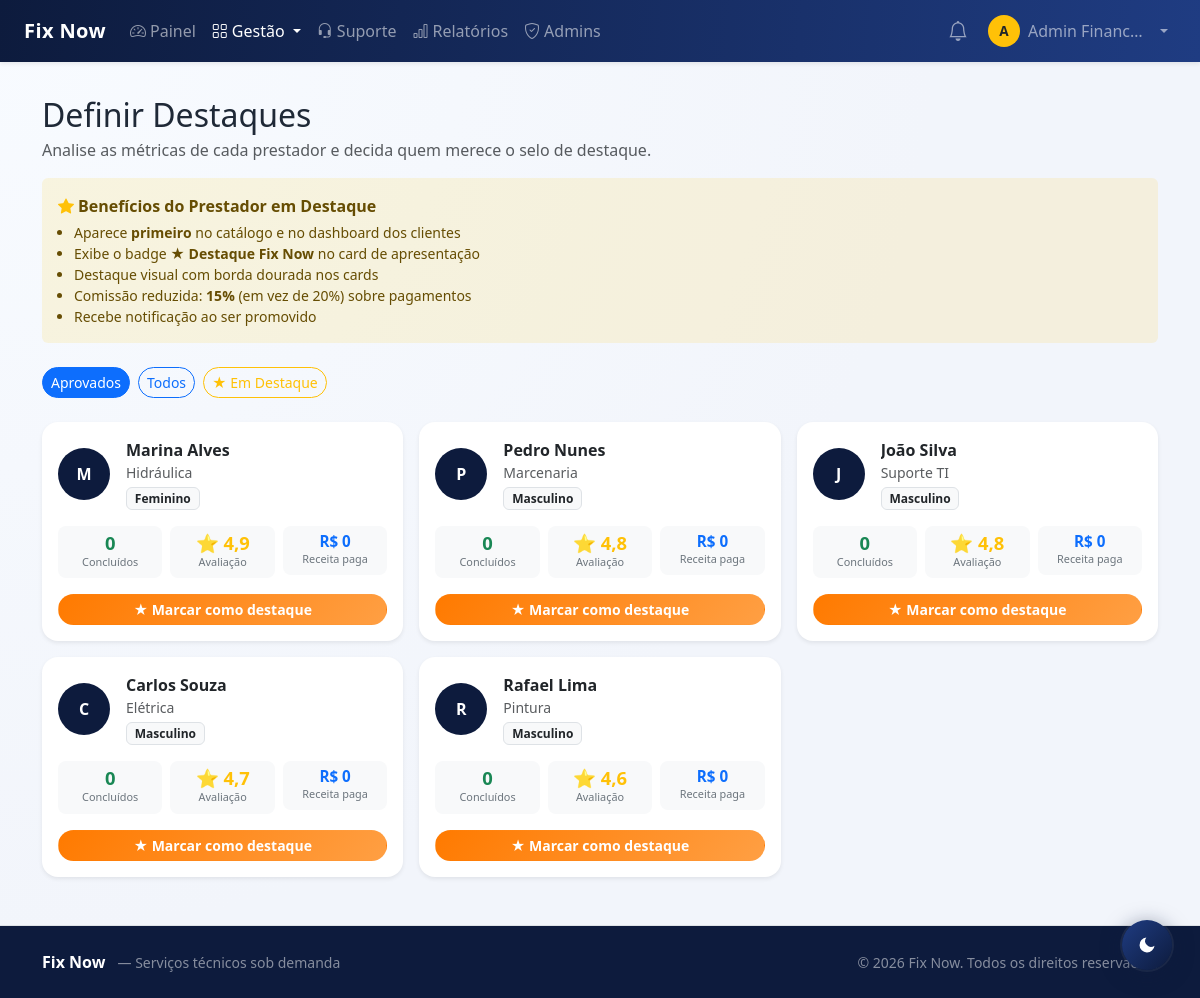
The app's page /view/admin/destaques.php (signed in), older data.
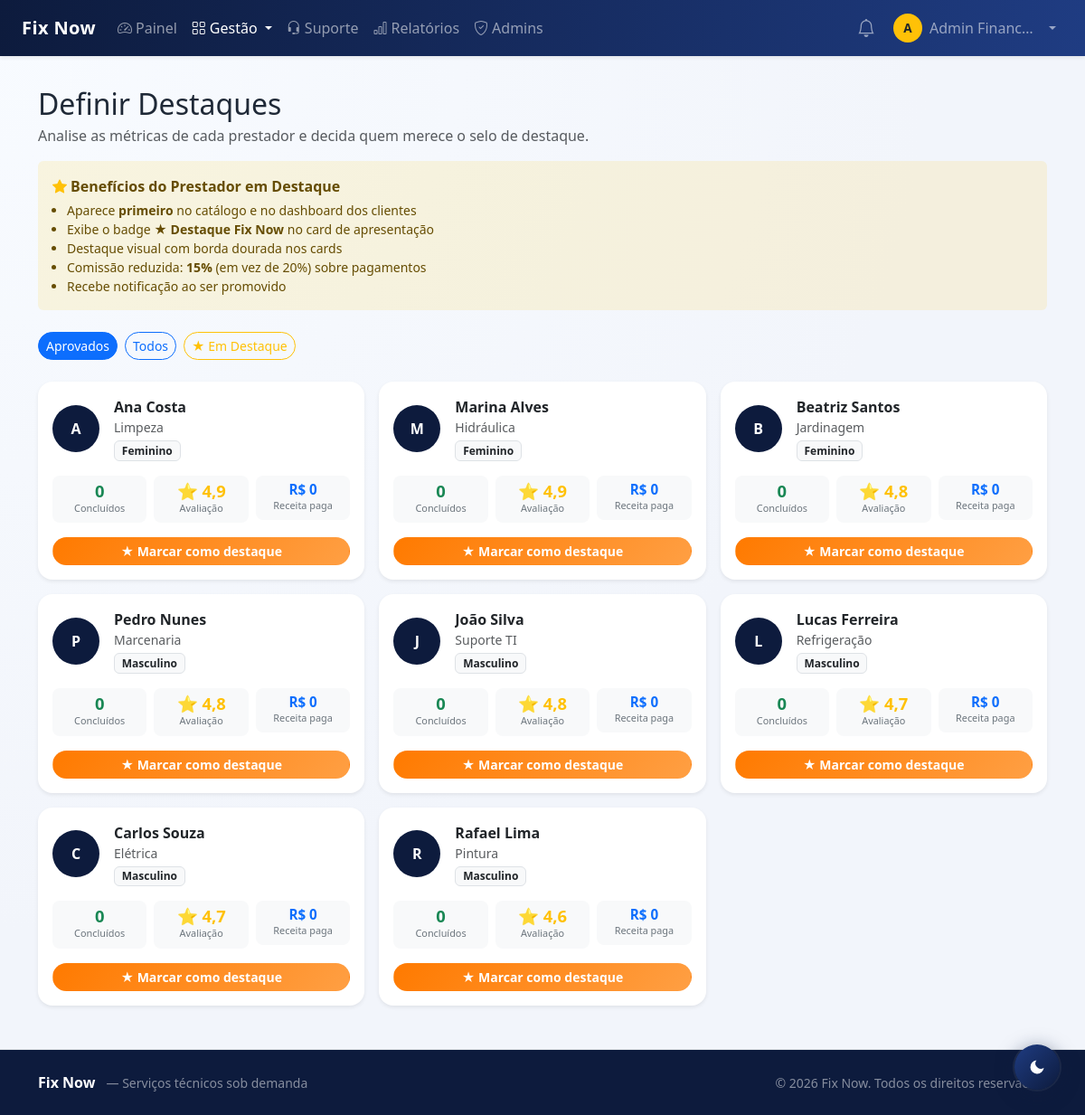
The same page, newer data.
### tables this page shows
CREATE TABLE IF NOT EXISTS tecnico (
  id               INT AUTO_INCREMENT PRIMARY KEY,
  nome             VARCHAR(120) NOT NULL,
  email            VARCHAR(150) NULL UNIQUE,
  senha            VARCHAR(255) NULL,
  cpf              CHAR(11) NULL UNIQUE,
  especialidade    VARCHAR(100) NULL DEFAULT NULL,
  telefone         VARCHAR(20) NOT NULL,
  genero           ENUM('Feminino','Masculino','Outro') NOT NULL DEFAULT 'Masculino',
  foto_perfil      VARCHAR(255) NOT NULL,
  documento_path   VARCHAR(255) NULL,
  avaliacao_media  DECIMAL(3,2) DEFAULT 0.00,
  ativo            TINYINT(1) NOT NULL DEFAULT 1,
  status_cadastro  ENUM('Pendente','Aprovado','Recusado') NOT NULL DEFAULT 'Aprovado',
  destaque         TINYINT(1) NOT NULL DEFAULT 0,
  criado_em        TIMESTAMP DEFAULT CURRENT_TIMESTAMP
);

### view/admin/destaques.php (the view, shortened to what the changed rows need)
<?php
require_once __DIR__ . '/_navbar.php';
$filtro = $_GET['filtro'] ?? 'aprovados';
$where  = $filtro === 'destaque'  ? "AND t.destaque = 1"
        : ($filtro === 'todos'    ? '' : "AND t.ativo = 1 AND t.status_cadastro = 'Aprovado'");
$tecnicos = $pdo->query("
    SELECT t.id, t.nome, t.email, t.especialidade, t.avaliacao_media,
           t.ativo, t.status_cadastro, t.destaque, t.foto_perfil, t.genero,
           COUNT(DISTINCT CASE WHEN c.status = 'Concluido' THEN c.id END) AS total_concluidos,
           COUNT(DISTINCT c.id)                                             AS total_chamados,
           COALESCE(SUM(CASE WHEN p.status = 'Pago' THEN p.valor ELSE 0 END), 0) AS receita_total
    FROM tecnico t
    LEFT JOIN chamado c   ON c.tecnico_id = t.id
    LEFT JOIN pagamento p ON p.chamado_id = c.id
    WHERE t.status_cadastro = 'Aprovado' $where
    GROUP BY t.id
    ORDER BY t.destaque DESC, receita_total DESC, total_concluidos DESC, t.avaliacao_media DESC
")->fetchAll();
?>
<!DOCTYPE html>
<html lang="pt-BR">
<head>
  <link href="https://cdn.jsdelivr.net/npm/bootstrap@5.3.3/dist/css/bootstrap.min.css" rel="stylesheet">
  <link href="../../assets/css/style.css" rel="stylesheet">
</head>
<body>
<main class="container py-5 mt-5">
  <h2 class="mb-1">Definir Destaques</h2>
  <?php if (!$tecnicos): ?>
    <div class="alert alert-info">Nenhum prestador encontrado.</div>
  <?php else: ?>
    <div class="row g-3">
      <?php foreach ($tecnicos as $t):
        $isDestaque = (bool)$t['destaque'];
        $concluidos = (int)$t['total_concluidos'];
        $receita    = (float)$t['receita_total'];
        $media      = (float)$t['avaliacao_media'];
      ?>
      <div class="col-md-6 col-lg-4">
        <div class="card border-0 h-100 <?= $isDestaque ? 'card-destaque' : 'shadow-sm' ?>">
          <div class="card-body d-flex flex-column gap-3">
            <div class="d-flex align-items-center gap-3">
              <?php
                $fotoPath = __DIR__ . '/../../' . ltrim($t['foto_perfil'] ?? '', '/');
                if ($t['foto_perfil'] && file_exists($fotoPath)):
              ?>
                <img src="../../<?= htmlspecialchars($t['foto_perfil']) ?>" alt=""
                     width="52" height="52" class="rounded-circle border" style="object-fit:cover;flex-shrink:0">
              <?php else: ?>
                <div class="rounded-circle bg-primary d-flex align-items-center justify-content-center text-white fw-bold flex-shrink-0"
                     style="width:52px;height:52px;">
                  <?= htmlspecialchars(mb_substr($t['nome'], 0, 1)) ?>
                </div>
              <?php endif; ?>
              <div class="flex-grow-1 min-w-0">
                <div class="fw-semibold text-truncate"><?= htmlspecialchars($t['nome']) ?></div>
                <div class="small text-muted"><?= htmlspecialchars($t['especialidade'] ?? '—') ?></div>
                <div class="d-flex gap-1 mt-1 flex-wrap">
                  <span class="badge bg-light text-dark border"><?= htmlspecialchars($t['genero'] ?? '—') ?></span>
                </div>
              </div>
            </div>
            <div class="row g-2">
              <div class="col-4">
                <div class="metric-box">
                  <div class="val text-success"><?= $concluidos ?></div>
                  <div class="lbl">Concluídos</div>
                </div>
              </div>
              <div class="col-4">
                <div class="metric-box">
                  <div class="val text-warning">⭐ <?= number_format($media, 1, ',', '.') ?></div>
                  <div class="lbl">Avaliação</div>
                </div>
              </div>
              <div class="col-4">
                <div class="metric-box">
                  <div class="val text-primary" style="font-size:.95rem">R$ <?= number_format($receita, 0, ',', '.') ?></div>
                  <div class="lbl">Receita paga</div>
                </div>
              </div>
            </div>
            <div class="mt-auto">
              <?php if ($isDestaque): ?>
                <form method="post">
                  <input type="hidden" name="acao" value="remover_destaque">
                  <input type="hidden" name="tecnico_id" value="<?= (int)$t['id'] ?>">
                  <button type="submit" class="btn btn-sm btn-outline-danger w-100">Remover destaque</button>
                </form>
              <?php else: ?>
                <form method="post">
                  <button type="submit" class="btn btn-sm btn-warning fw-semibold w-100">★ Marcar como destaque</button>
                </form>
              <?php endif; ?>
            </div>
          </div>
        </div>
      </div>
      <?php endforeach; ?>
    </div>
  <?php endif; ?>
</main>
</body>
</html>

Row changes from the older to the newer data that the page shows:
added tecnico: nome "A", nome "Ana Costa", especialidade "Limpeza", genero "Feminino", concluidos "0", avaliacao_media "4,9", receita "0"
added tecnico: nome "B", nome "Beatriz Santos", especialidade "Jardinagem", genero "Feminino", concluidos "0", avaliacao_media "4,8", receita "0"
added tecnico: nome "L", nome "Lucas Ferreira", especialidade "Refrigeração", genero "Masculino", concluidos "0", avaliacao_media "4,7", receita "0"
